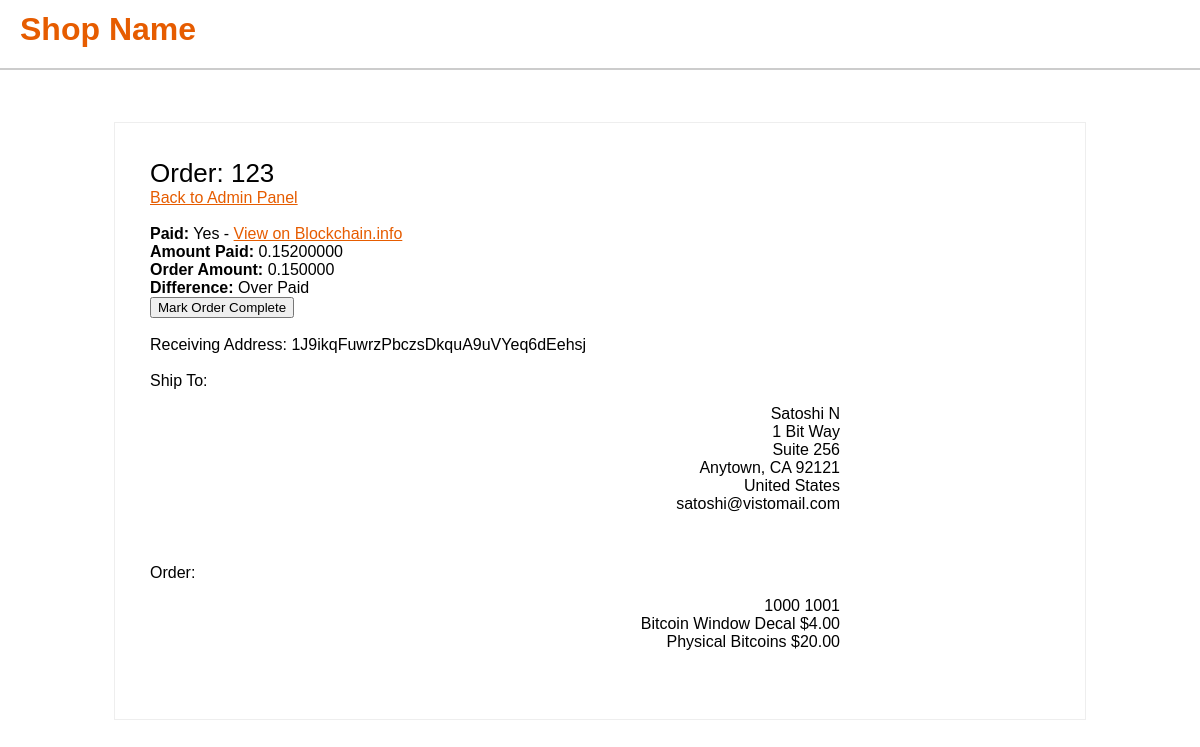
Page /order.php?id=123 (signed in) on the committed database.
### tables this page shows
CREATE TABLE IF NOT EXISTS `orders` (
  `orderid` varchar(50) NOT NULL,
  `time` int(100) NOT NULL,
  `name` varchar(50) NOT NULL,
  `address` varchar(100) NOT NULL,
  `address2` varchar(100) NOT NULL,
  `city` varchar(50) NOT NULL,
  `state` varchar(30) NOT NULL,
  `zip` varchar(15) NOT NULL,
  `country` varchar(50) NOT NULL,
  `email` varchar(100) NOT NULL,
  `cost` decimal(7,6) NOT NULL,
  `recd` int(11) DEFAULT NULL,
  `payto` varchar(100) NOT NULL,
  `pkey` varchar(100) DEFAULT NULL,
  `items` varchar(300) NOT NULL,
  `paid` int(1) NOT NULL,
  `complete` int(1) NOT NULL,
  PRIMARY KEY (`orderid`)
);

CREATE TABLE IF NOT EXISTS `products` (
  `id` int(50) NOT NULL AUTO_INCREMENT,
  `name` varchar(200) NOT NULL,
  `price` decimal(11,2) NOT NULL,
  `image` varchar(300) NOT NULL,
  `in_stock` int(1) NOT NULL DEFAULT '1',
  `description` mediumtext NOT NULL,
  PRIMARY KEY (`id`)
);

### config.php (called while the page is built, shortened)
<?php
$storeName = "Shop Name";
?>

### order.php (the view, shortened to what this page needs)
<?php
require_once('config.php');
$order = $_GET['id'];
$queryOrder = "SELECT * FROM orders WHERE orderid = '$order'";
$doOrder = mysqli_query($conn, $queryOrder) or die(mysqli_error($conn));
$fetchOrder = mysqli_fetch_assoc($doOrder);
$uname = $fetchOrder['name'];
$ship = $fetchOrder['address'];
$ship2 = $fetchOrder['address2'];
$city = $fetchOrder['city'];
$state = $fetchOrder['state'];
$zip = $fetchOrder['zip'];
$country = $fetchOrder['country'];
$email = $fetchOrder['email'];
$confirmShip = htmlspecialchars($uname)."<br>".htmlspecialchars($ship)."<br>".htmlspecialchars($ship2)."<br>".htmlspecialchars($city).", ".htmlspecialchars($state)." ".htmlspecialchars($zip)."<br>".htmlspecialchars($country)."<br>".htmlspecialchars($email);
$address = $fetchOrder['payto'];
$items = $fetchOrder['items'];
$itemsArr = explode(" ", $items);
$orderItems = count($itemsArr);
$paid = $fetchOrder['paid'];
$recd = $fetchOrder['recd'];
$recdCalc = $recd / 100000000;
$cost = $fetchOrder['cost'];
if($cost > $recdCalc){
  $difMsg = "Under Paid";
} else if($recdCalc > $cost){
  $difMsg = "Over Paid";
} else {
  $difMsg = "None";
}
if($paid == 1){
   $paidMsg = "Yes - <a href='https://blockchain.info/address/".$address."' target='_blank'>View on Blockchain.info</a>";
} else {
   $paidMsg = "No - <form method='post'><input class='checkPmt' type='submit' value='Check For Payment' name='".$order."'></form>";
}
?>
<!DOCTYPE html>
<html>
<head>
<link rel="stylesheet" type="text/css" href="style.css">
</head>
<body>
<h1><?php echo $storeName; ?></h1>
<div id="viewCart">
  <span id="viewTitle">Order: <?php echo $order; ?></span><a href="admin.php">Back to Admin Panel</a><br><br>
     <b>Paid:</b> <?php echo $paidMsg; ?><br>
	 <b>Amount Paid:</b> <?php echo number_format($recdCalc, 8); ?><br>
	 <b>Order Amount:</b> <?php echo $cost; ?><br>
	 <b>Difference:</b> <?php echo $difMsg; ?><br>
	 <form method="post"><input type="submit" name="complete" value="Mark Order Complete"></form>
	 <br>
	 Receiving Address: <?php echo $address; ?>
	 <br>
	 <br>
	 Ship To:
  <div class="confirmShip">
  <?php echo $confirmShip; ?>
  </div><br><br>
  Order:
  <div class="confirmShip">
 <?php echo $items."<br>";
 for($i=0; $i<$orderItems; $i++)
	{
	$queryLoopOrder = "SELECT * FROM products WHERE id = '$itemsArr[$i]'";
	$doLoopOrder = mysqli_query($conn, $queryLoopOrder);
	$rowLoopOrder = mysqli_fetch_assoc($doLoopOrder);
	$loopName = $rowLoopOrder['name'];
	$loopPrice = $rowLoopOrder['price'];
	echo $loopName." $".$loopPrice."<br>";
	}
 ?>
  </div><br>
</div>
<br>
</body>
</html>

### style.css (style rules this page uses)
html, body { margin: 0; padding: 0; font-family: "Calibri", Arial, sans-serif; }
a { color: #e65c00; }
h1 { font-family: "Calibri", Arial, sans-serif; background-color: #fff; color: #e65c00; padding: 20px; border-bottom: 2px solid #ccc; position: relative; top: -30px; }
#viewCart { position: relative; margin-left: auto; margin-right: auto; border: 1px solid #eee; padding: 35px; width: 75%; }
#viewTitle { font-size: 26px; color: #000; display: block; }
.confirmShip { width: 75%; text-align: right; padding: 15px; }

### rows in the picture
orders: recd "0.15200000", cost "0.150000", difMsg "Over Paid", payto "1J9ikqFuwrzPbczsDkquA9uVYeq6dEehsj", name "Satoshi N", address "1 Bit Way", address2 "Suite 256", city "Anytown", state "CA", zip "92121", country "United States", email "satoshi@vistomail.com", items "1000 1001"
products: name "Bitcoin Window Decal", price "4.00"
products: name "Physical Bitcoins", price "20.00"

### other values in the picture
$storeName "Shop Name"
$order "123"
